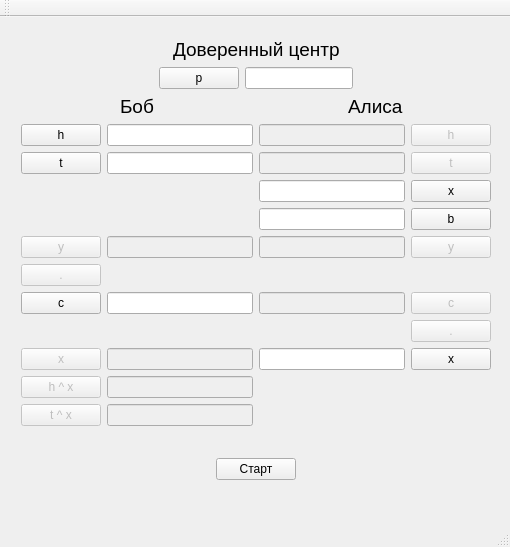
<?xml version="1.0" encoding="UTF-8"?>
<ui version="4.0">
 <class>MainWindow</class>
 <widget class="QMainWindow" name="MainWindow">
  <property name="enabled">
   <bool>true</bool>
  </property>
  <property name="geometry">
   <rect>
    <x>0</x>
    <y>0</y>
    <width>510</width>
    <height>547</height>
   </rect>
  </property>
  <property name="windowTitle">
   <string>MainWindow</string>
  </property>
  <widget class="QWidget" name="centralWidget">
   <property name="enabled">
    <bool>true</bool>
   </property>
   <property name="layoutDirection">
    <enum>Qt::LeftToRight</enum>
   </property>
   <property name="autoFillBackground">
    <bool>false</bool>
   </property>
   <widget class="QWidget" name="verticalLayoutWidget">
    <property name="geometry">
     <rect>
      <x>10</x>
      <y>10</y>
      <width>492</width>
      <height>493</height>
     </rect>
    </property>
    <layout class="QVBoxLayout" name="verticalLayout">
     <item>
      <layout class="QHBoxLayout" name="horizontalLayout_4">
       <item>
        <spacer name="horizontalSpacer_7">
         <property name="orientation">
          <enum>Qt::Horizontal</enum>
         </property>
         <property name="sizeHint" stdset="0">
          <size>
           <width>40</width>
           <height>20</height>
          </size>
         </property>
        </spacer>
       </item>
       <item>
        <widget class="QLabel" name="label_C">
         <property name="font">
          <font>
           <pointsize>14</pointsize>
          </font>
         </property>
         <property name="text">
          <string>Доверенный центр</string>
         </property>
        </widget>
       </item>
       <item>
        <spacer name="horizontalSpacer_8">
         <property name="orientation">
          <enum>Qt::Horizontal</enum>
         </property>
         <property name="sizeHint" stdset="0">
          <size>
           <width>40</width>
           <height>20</height>
          </size>
         </property>
        </spacer>
       </item>
      </layout>
     </item>
     <item>
      <layout class="QHBoxLayout" name="horizontalLayout_6">
       <item>
        <spacer name="horizontalSpacer_14">
         <property name="orientation">
          <enum>Qt::Horizontal</enum>
         </property>
         <property name="sizeHint" stdset="0">
          <size>
           <width>40</width>
           <height>20</height>
          </size>
         </property>
        </spacer>
       </item>
       <item>
        <layout class="QGridLayout" name="gridLayout_2">
         <item row="0" column="1">
          <widget class="QLineEdit" name="lineEdit_p">
           <property name="enabled">
            <bool>true</bool>
           </property>
          </widget>
         </item>
         <item row="0" column="0">
          <widget class="QPushButton" name="pushButton_p">
           <property name="text">
            <string>p</string>
           </property>
          </widget>
         </item>
        </layout>
       </item>
       <item>
        <spacer name="horizontalSpacer_13">
         <property name="orientation">
          <enum>Qt::Horizontal</enum>
         </property>
         <property name="sizeHint" stdset="0">
          <size>
           <width>40</width>
           <height>20</height>
          </size>
         </property>
        </spacer>
       </item>
      </layout>
     </item>
     <item>
      <layout class="QGridLayout" name="gridLayout">
       <item row="1" column="1">
        <layout class="QHBoxLayout" name="horizontalLayout">
         <item>
          <spacer name="horizontalSpacer">
           <property name="orientation">
            <enum>Qt::Horizontal</enum>
           </property>
           <property name="sizeHint" stdset="0">
            <size>
             <width>40</width>
             <height>20</height>
            </size>
           </property>
          </spacer>
         </item>
         <item>
          <widget class="QLabel" name="label_Bob">
           <property name="font">
            <font>
             <pointsize>14</pointsize>
            </font>
           </property>
           <property name="text">
            <string>Боб</string>
           </property>
          </widget>
         </item>
         <item>
          <spacer name="horizontalSpacer_2">
           <property name="orientation">
            <enum>Qt::Horizontal</enum>
           </property>
           <property name="sizeHint" stdset="0">
            <size>
             <width>40</width>
             <height>20</height>
            </size>
           </property>
          </spacer>
         </item>
        </layout>
       </item>
       <item row="1" column="2">
        <layout class="QHBoxLayout" name="horizontalLayout_2">
         <item>
          <spacer name="horizontalSpacer_4">
           <property name="orientation">
            <enum>Qt::Horizontal</enum>
           </property>
           <property name="sizeHint" stdset="0">
            <size>
             <width>40</width>
             <height>20</height>
            </size>
           </property>
          </spacer>
         </item>
         <item>
          <widget class="QLabel" name="label_Alisa">
           <property name="font">
            <font>
             <pointsize>14</pointsize>
            </font>
           </property>
           <property name="text">
            <string>Алиса</string>
           </property>
          </widget>
         </item>
         <item>
          <spacer name="horizontalSpacer_3">
           <property name="orientation">
            <enum>Qt::Horizontal</enum>
           </property>
           <property name="sizeHint" stdset="0">
            <size>
             <width>40</width>
             <height>20</height>
            </size>
           </property>
          </spacer>
         </item>
        </layout>
       </item>
       <item row="2" column="1">
        <layout class="QGridLayout" name="gridLayout_3">
         <item row="1" column="1">
          <widget class="QPushButton" name="pushButton_tBob">
           <property name="text">
            <string>t</string>
           </property>
          </widget>
         </item>
         <item row="0" column="1">
          <widget class="QPushButton" name="pushButton_hBob">
           <property name="text">
            <string>h</string>
           </property>
          </widget>
         </item>
         <item row="0" column="2">
          <widget class="QLineEdit" name="lineEdit_hBob"/>
         </item>
         <item row="1" column="2">
          <widget class="QLineEdit" name="lineEdit_tBob"/>
         </item>
        </layout>
       </item>
       <item row="10" column="1">
        <layout class="QGridLayout" name="gridLayout_4">
         <item row="0" column="1">
          <widget class="QLineEdit" name="lineEdit_cBob">
           <property name="enabled">
            <bool>true</bool>
           </property>
          </widget>
         </item>
         <item row="0" column="0">
          <widget class="QPushButton" name="pushButton_cBob">
           <property name="enabled">
            <bool>true</bool>
           </property>
           <property name="text">
            <string>c</string>
           </property>
          </widget>
         </item>
        </layout>
       </item>
       <item row="6" column="2">
        <layout class="QGridLayout" name="gridLayout_6">
         <item row="0" column="1">
          <widget class="QLineEdit" name="lineEdit_xAlisa"/>
         </item>
         <item row="0" column="2">
          <widget class="QPushButton" name="pushButton_xAlisa">
           <property name="text">
            <string>x</string>
           </property>
          </widget>
         </item>
         <item row="3" column="1">
          <widget class="QLineEdit" name="lineEdit_bAlisa">
           <property name="enabled">
            <bool>true</bool>
           </property>
          </widget>
         </item>
         <item row="3" column="2">
          <widget class="QPushButton" name="pushButton_bAlisa">
           <property name="enabled">
            <bool>true</bool>
           </property>
           <property name="text">
            <string>b</string>
           </property>
          </widget>
         </item>
        </layout>
       </item>
       <item row="16" column="1">
        <layout class="QGridLayout" name="gridLayout_8">
         <item row="1" column="1">
          <widget class="QLineEdit" name="lineEdit_hxBob">
           <property name="enabled">
            <bool>false</bool>
           </property>
          </widget>
         </item>
         <item row="2" column="1">
          <widget class="QLineEdit" name="lineEdit_txBob">
           <property name="enabled">
            <bool>false</bool>
           </property>
          </widget>
         </item>
         <item row="1" column="0">
          <widget class="QPushButton" name="pushButton_hxBob">
           <property name="enabled">
            <bool>false</bool>
           </property>
           <property name="text">
            <string>h ^ x</string>
           </property>
          </widget>
         </item>
         <item row="2" column="0">
          <widget class="QPushButton" name="pushButton_txBob">
           <property name="enabled">
            <bool>false</bool>
           </property>
           <property name="text">
            <string>t ^ x</string>
           </property>
          </widget>
         </item>
        </layout>
       </item>
       <item row="13" column="2">
        <layout class="QGridLayout" name="gridLayout_9">
         <item row="0" column="1">
          <widget class="QPushButton" name="pushButton_x2Alisa">
           <property name="enabled">
            <bool>true</bool>
           </property>
           <property name="text">
            <string>x</string>
           </property>
          </widget>
         </item>
         <item row="0" column="0">
          <widget class="QLineEdit" name="lineEdit_x2Alisa"/>
         </item>
        </layout>
       </item>
       <item row="2" column="2">
        <layout class="QGridLayout" name="gridLayout_5">
         <item row="1" column="1">
          <widget class="QLineEdit" name="lineEdit_hAlisa">
           <property name="enabled">
            <bool>false</bool>
           </property>
          </widget>
         </item>
         <item row="2" column="1">
          <widget class="QLineEdit" name="lineEdit_tAlisa">
           <property name="enabled">
            <bool>false</bool>
           </property>
          </widget>
         </item>
         <item row="1" column="2">
          <widget class="QPushButton" name="pushButton_hAlisa">
           <property name="enabled">
            <bool>false</bool>
           </property>
           <property name="text">
            <string>h</string>
           </property>
          </widget>
         </item>
         <item row="2" column="2">
          <widget class="QPushButton" name="pushButton_tAlisa">
           <property name="enabled">
            <bool>false</bool>
           </property>
           <property name="text">
            <string>t</string>
           </property>
          </widget>
         </item>
        </layout>
       </item>
       <item row="7" column="2">
        <layout class="QGridLayout" name="gridLayout_11">
         <item row="0" column="1">
          <widget class="QPushButton" name="pushButton_yAlisa">
           <property name="enabled">
            <bool>false</bool>
           </property>
           <property name="text">
            <string>y</string>
           </property>
          </widget>
         </item>
         <item row="0" column="0">
          <widget class="QLineEdit" name="lineEdit_yAlisa">
           <property name="enabled">
            <bool>false</bool>
           </property>
          </widget>
         </item>
        </layout>
       </item>
       <item row="7" column="1">
        <layout class="QGridLayout" name="gridLayout_12">
         <item row="0" column="0">
          <widget class="QPushButton" name="pushButton_yBob">
           <property name="enabled">
            <bool>false</bool>
           </property>
           <property name="text">
            <string>y</string>
           </property>
          </widget>
         </item>
         <item row="0" column="1">
          <widget class="QLineEdit" name="lineEdit_yBob">
           <property name="enabled">
            <bool>false</bool>
           </property>
          </widget>
         </item>
        </layout>
       </item>
       <item row="10" column="2">
        <layout class="QGridLayout" name="gridLayout_10">
         <item row="0" column="1">
          <widget class="QPushButton" name="pushButton_cAlisa">
           <property name="enabled">
            <bool>false</bool>
           </property>
           <property name="text">
            <string>c</string>
           </property>
          </widget>
         </item>
         <item row="0" column="0">
          <widget class="QLineEdit" name="lineEdit_cAlisa">
           <property name="enabled">
            <bool>false</bool>
           </property>
          </widget>
         </item>
        </layout>
       </item>
       <item row="13" column="1">
        <layout class="QGridLayout" name="gridLayout_7">
         <item row="0" column="1">
          <widget class="QLineEdit" name="lineEdit_x2Bob">
           <property name="enabled">
            <bool>false</bool>
           </property>
          </widget>
         </item>
         <item row="0" column="0">
          <widget class="QPushButton" name="pushButton_x2Bob">
           <property name="enabled">
            <bool>false</bool>
           </property>
           <property name="text">
            <string>x</string>
           </property>
          </widget>
         </item>
        </layout>
       </item>
       <item row="17" column="2">
        <layout class="QHBoxLayout" name="horizontalLayout_3">
         <item>
          <spacer name="horizontalSpacer_5">
           <property name="orientation">
            <enum>Qt::Horizontal</enum>
           </property>
           <property name="sizeHint" stdset="0">
            <size>
             <width>40</width>
             <height>20</height>
            </size>
           </property>
          </spacer>
         </item>
         <item>
          <widget class="QLabel" name="label_ResultAlisa">
           <property name="text">
            <string/>
           </property>
          </widget>
         </item>
         <item>
          <spacer name="horizontalSpacer_6">
           <property name="orientation">
            <enum>Qt::Horizontal</enum>
           </property>
           <property name="sizeHint" stdset="0">
            <size>
             <width>40</width>
             <height>20</height>
            </size>
           </property>
          </spacer>
         </item>
        </layout>
       </item>
       <item row="17" column="1">
        <layout class="QHBoxLayout" name="horizontalLayout_5">
         <item>
          <spacer name="horizontalSpacer_9">
           <property name="orientation">
            <enum>Qt::Horizontal</enum>
           </property>
           <property name="sizeHint" stdset="0">
            <size>
             <width>40</width>
             <height>20</height>
            </size>
           </property>
          </spacer>
         </item>
         <item>
          <widget class="QLabel" name="label_ResultBob">
           <property name="text">
            <string/>
           </property>
          </widget>
         </item>
         <item>
          <spacer name="horizontalSpacer_10">
           <property name="orientation">
            <enum>Qt::Horizontal</enum>
           </property>
           <property name="sizeHint" stdset="0">
            <size>
             <width>40</width>
             <height>20</height>
            </size>
           </property>
          </spacer>
         </item>
        </layout>
       </item>
       <item row="8" column="1">
        <layout class="QHBoxLayout" name="horizontalLayout_8">
         <item>
          <widget class="QPushButton" name="pushButton_point1">
           <property name="enabled">
            <bool>false</bool>
           </property>
           <property name="text">
            <string>.</string>
           </property>
          </widget>
         </item>
         <item>
          <spacer name="horizontalSpacer_15">
           <property name="orientation">
            <enum>Qt::Horizontal</enum>
           </property>
           <property name="sizeHint" stdset="0">
            <size>
             <width>40</width>
             <height>20</height>
            </size>
           </property>
          </spacer>
         </item>
        </layout>
       </item>
       <item row="11" column="2">
        <layout class="QHBoxLayout" name="horizontalLayout_9">
         <item>
          <spacer name="horizontalSpacer_16">
           <property name="orientation">
            <enum>Qt::Horizontal</enum>
           </property>
           <property name="sizeHint" stdset="0">
            <size>
             <width>40</width>
             <height>20</height>
            </size>
           </property>
          </spacer>
         </item>
         <item>
          <widget class="QPushButton" name="pushButton_point2">
           <property name="enabled">
            <bool>false</bool>
           </property>
           <property name="text">
            <string>.</string>
           </property>
          </widget>
         </item>
        </layout>
       </item>
      </layout>
     </item>
     <item>
      <layout class="QHBoxLayout" name="horizontalLayout_7">
       <item>
        <spacer name="horizontalSpacer_11">
         <property name="orientation">
          <enum>Qt::Horizontal</enum>
         </property>
         <property name="sizeHint" stdset="0">
          <size>
           <width>40</width>
           <height>20</height>
          </size>
         </property>
        </spacer>
       </item>
       <item>
        <widget class="QPushButton" name="pushButton_Start">
         <property name="text">
          <string>Старт</string>
         </property>
        </widget>
       </item>
       <item>
        <spacer name="horizontalSpacer_12">
         <property name="orientation">
          <enum>Qt::Horizontal</enum>
         </property>
         <property name="sizeHint" stdset="0">
          <size>
           <width>40</width>
           <height>20</height>
          </size>
         </property>
        </spacer>
       </item>
      </layout>
     </item>
     <item>
      <spacer name="verticalSpacer">
       <property name="orientation">
        <enum>Qt::Vertical</enum>
       </property>
       <property name="sizeHint" stdset="0">
        <size>
         <width>20</width>
         <height>40</height>
        </size>
       </property>
      </spacer>
     </item>
    </layout>
   </widget>
  </widget>
  <widget class="QMenuBar" name="menuBar">
   <property name="geometry">
    <rect>
     <x>0</x>
     <y>0</y>
     <width>510</width>
     <height>21</height>
    </rect>
   </property>
  </widget>
  <widget class="QToolBar" name="mainToolBar">
   <attribute name="toolBarArea">
    <enum>TopToolBarArea</enum>
   </attribute>
   <attribute name="toolBarBreak">
    <bool>false</bool>
   </attribute>
  </widget>
  <widget class="QStatusBar" name="statusBar"/>
 </widget>
 <layoutdefault spacing="6" margin="11"/>
 <resources/>
 <connections/>
</ui>
